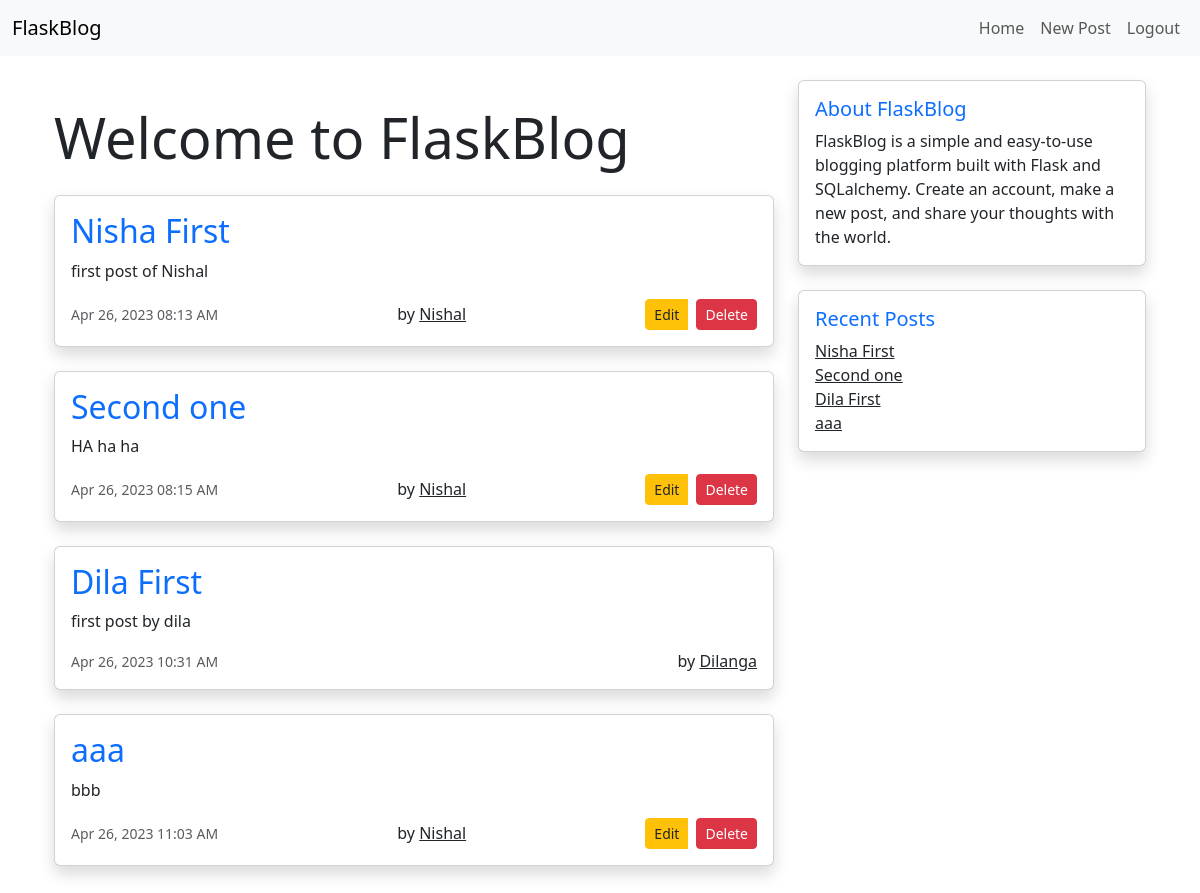
The page /home (signed in) on the database as committed earlier.
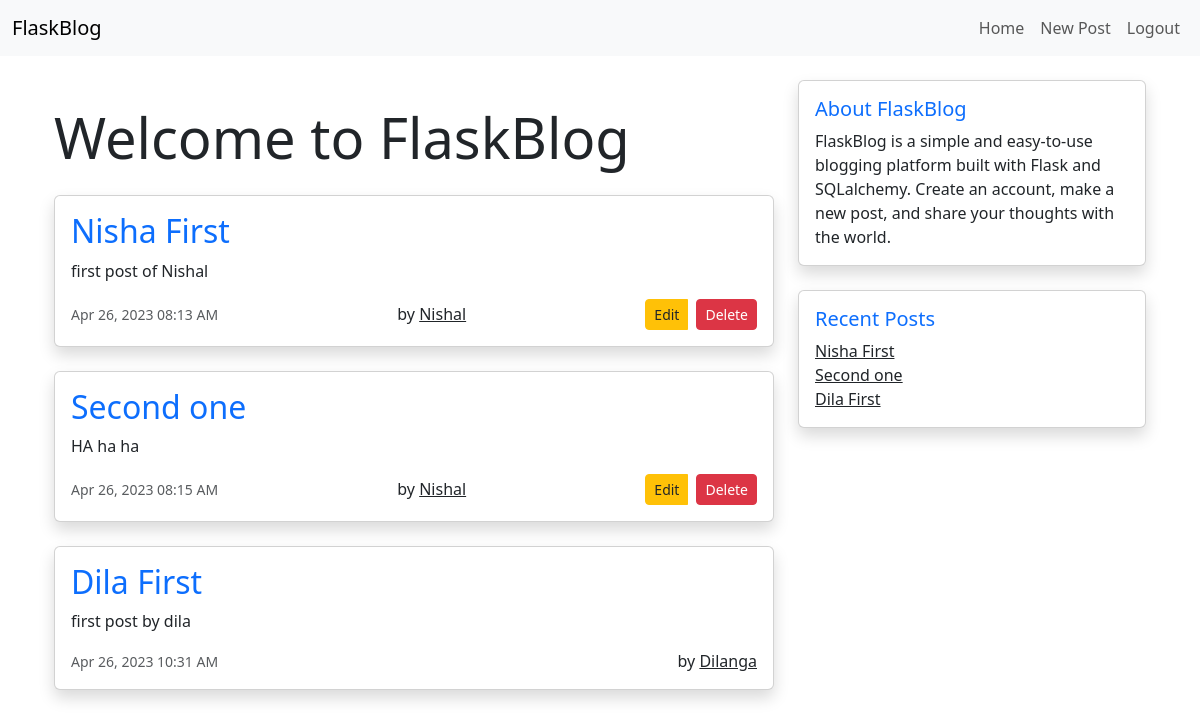
The same page on the database as committed later.
### website/models.py (models this page shows)
class Post(db.Model):
    id = db.Column(db.Integer, primary_key=True)
    title = db.Column(db.Text, nullable=False)
    content = db.Column(db.Text, nullable=False)
    date_created = db.Column(db.DateTime(timezone=True), default=func.now())
    author = db.Column(db.Integer, db.ForeignKey('user.id', ondelete="CASCADE"), nullable=False)

class User(db.Model, UserMixin):
    id = db.Column(db.Integer, primary_key=True)
    email = db.Column(db.String(150), unique=True)
    username = db.Column(db.String(150), unique=True)
    password = db.Column(db.String(150))
    date_created = db.Column(db.DateTime(timezone=True), default=func.now())
    Posts = db.relationship('Post', backref='user', passive_deletes=True)

### website/views.py (the view)
@views.route("/")
@views.route("/home")
@login_required
def home():
    posts = Post.query.all()
    return render_template("home.html", name=current_user.username, posts=posts)

### website/__init__.py (called while the page is built)
def create_app():
    app = Flask(__name__)
    app.config['SECRET_KEY'] = "nishal"
    app.config['SQLALCHEMY_DATABASE_URI'] = f'sqlite:///{DB_NAME}'
    db.init_app(app)
    from .views import views
    from .auth import auth
    app.register_blueprint(views, url_prefix="/")
    app.register_blueprint(auth, url_prefix="/")
    from .models import User, Post
    login_manager = LoginManager()
    login_manager.login_view = "auth.login"
    login_manager.init_app(app)
    @login_manager.user_loader
    def load_user(id):
        return User.query.get(int(id))
    with app.app_context():
        db.create_all()
    def datetimeformat(value, format='%b %d, %Y'):
        return value.strftime(format)
    app.jinja_env.filters['datetimeformat'] = datetimeformat
    return app

### website/templates/home.html (shortened to what this page needs)
{% extends 'base.html' %}
{% block content %}
  <div class="container">
    <div class="row">
      <div class="col-lg-8">
        <h1 class="my-4 display-4">{% block title %} Welcome to FlaskBlog {% endblock %}</h1>
        {% if posts %}
          {% for post in posts %}
            <div class="card mb-4 shadow">
              <div class="card-body">
                <a href="{{ url_for('views.post', post_id=post.id) }}" class="text-decoration-none">
                  <h2 class="card-title text-primary">{{ post.title }}</h2>
                </a>
                <p class="card-text">{{ post.content }}</p>
                <div class="d-flex justify-content-between align-items-center">
                  <small class="text-muted">{{ post.date_created|datetimeformat('%b %d, %Y %I:%M %p') }}</small>
                  <div class="font-italic">by <a href="/post/{{post.user.username}}" class="text-dark">{{post.user.username}}</a></div>
                  {% if current_user.is_authenticated %}
                    {% if current_user.id == post.author %}
                      <div class="btn-group" role="group">
                        <a href="{{ url_for('views.edit', post_id=post.id) }}" class="btn btn-sm btn-warning text-dark">
                          Edit
                        </a>
                        <form action="{{ url_for('views.delete_post', post_id=post.id) }}" method="POST">
                          <button type="submit" class="btn btn-sm btn-danger">Delete</button>
                        </form>
                      </div>
                    {% endif %}
                  {% endif %}
                </div>
              </div>
            </div>
          {% endfor %}
        {% else %}
          <div class="alert alert-info" role="alert">
            There are no posts yet. <a href="{{ url_for('views.create') }}" class="alert-link">Create a new post</a> to get started.
          </div>
        {% endif %}
      </div>
      <div class="col-lg-4">
        <div class="card mb-4 shadow">
          <div class="card-body">
            <h5 class="card-title text-primary">About FlaskBlog</h5>
            <p class="card-text">FlaskBlog is a simple and easy-to-use blogging platform built with Flask and SQLalchemy. Create an account, make a new post, and share your thoughts with the world.</p>
          </div>
        </div>
        <div class="card mb-4 shadow">
          <div class="card-body">
            <h5 class="card-title text-primary">Recent Posts</h5>
            {% if posts %}
              {% for post in posts[:5] %}
                <a href="{{ url_for('views.post', post_id=post.id) }}" class="card-link text-dark">{{ post['title'] }}</a><br>
              {% endfor %}
            {% else %}
              <p class="card-text">No posts yet.</p>
            {% endif %}
          </div>
        </div>
      </div>
    </div>
  </div>
{% endblock %}

Rows that differ between the two databases and show on the page:
removed Post: title "aaa", content "bbb", date_created "Apr 26, 2023 11:03 AM", user.username "Nishal"
